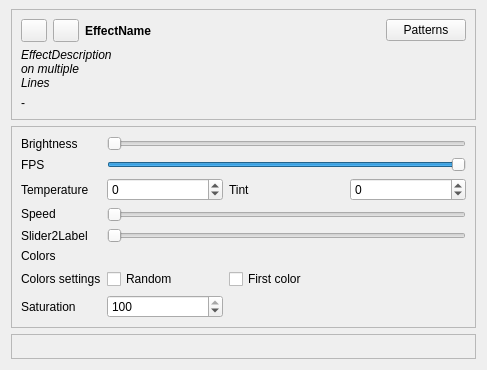
<?xml version="1.0" encoding="UTF-8"?>
<ui version="4.0">
 <class>OpenRGBEffectPage</class>
 <widget class="QWidget" name="OpenRGBEffectPage">
  <property name="geometry">
   <rect>
    <x>0</x>
    <y>0</y>
    <width>487</width>
    <height>370</height>
   </rect>
  </property>
  <property name="sizePolicy">
   <sizepolicy hsizetype="Expanding" vsizetype="Expanding">
    <horstretch>1</horstretch>
    <verstretch>1</verstretch>
   </sizepolicy>
  </property>
  <layout class="QVBoxLayout" name="verticalLayout" stretch="0,0,1">
   <property name="topMargin">
    <number>9</number>
   </property>
   <item>
    <widget class="QFrame" name="frame">
     <property name="sizePolicy">
      <sizepolicy hsizetype="Preferred" vsizetype="Maximum">
       <horstretch>0</horstretch>
       <verstretch>0</verstretch>
      </sizepolicy>
     </property>
     <property name="autoFillBackground">
      <bool>true</bool>
     </property>
     <property name="frameShape">
      <enum>QFrame::StyledPanel</enum>
     </property>
     <property name="frameShadow">
      <enum>QFrame::Raised</enum>
     </property>
     <layout class="QGridLayout" name="gridLayout_2" rowstretch="0,0,0" columnstretch="0,0,1,0">
      <item row="0" column="0">
       <widget class="QToolButton" name="preview">
        <property name="minimumSize">
         <size>
          <width>26</width>
          <height>0</height>
         </size>
        </property>
        <property name="maximumSize">
         <size>
          <width>26</width>
          <height>16777215</height>
         </size>
        </property>
        <property name="toolTip">
         <string>Preview</string>
        </property>
        <property name="text">
         <string/>
        </property>
       </widget>
      </item>
      <item row="0" column="1">
       <widget class="QToolButton" name="toggle_info">
        <property name="minimumSize">
         <size>
          <width>26</width>
          <height>0</height>
         </size>
        </property>
        <property name="maximumSize">
         <size>
          <width>26</width>
          <height>16777215</height>
         </size>
        </property>
        <property name="toolTip">
         <string>Expand/Collapse</string>
        </property>
        <property name="text">
         <string/>
        </property>
       </widget>
      </item>
      <item row="0" column="2">
       <widget class="QLabel" name="EffectName">
        <property name="sizePolicy">
         <sizepolicy hsizetype="Minimum" vsizetype="Preferred">
          <horstretch>0</horstretch>
          <verstretch>0</verstretch>
         </sizepolicy>
        </property>
        <property name="font">
         <font>
          <bold>true</bold>
         </font>
        </property>
        <property name="text">
         <string>EffectName</string>
        </property>
        <property name="alignment">
         <set>Qt::AlignLeading|Qt::AlignLeft|Qt::AlignVCenter</set>
        </property>
       </widget>
      </item>
      <item row="0" column="3">
       <widget class="QPushButton" name="main_menu">
        <property name="text">
         <string>Patterns</string>
        </property>
       </widget>
      </item>
      <item row="1" column="0" colspan="4">
       <widget class="QLabel" name="EffectDesciption">
        <property name="sizePolicy">
         <sizepolicy hsizetype="Expanding" vsizetype="Preferred">
          <horstretch>0</horstretch>
          <verstretch>0</verstretch>
         </sizepolicy>
        </property>
        <property name="font">
         <font>
          <italic>true</italic>
         </font>
        </property>
        <property name="text">
         <string>&lt;html&gt;&lt;head/&gt;&lt;body&gt;&lt;p&gt;EffectDescription &lt;br/&gt;on multiple&lt;br/&gt;Lines&lt;/p&gt;&lt;/body&gt;&lt;/html&gt;</string>
        </property>
        <property name="textFormat">
         <enum>Qt::RichText</enum>
        </property>
        <property name="alignment">
         <set>Qt::AlignLeading|Qt::AlignLeft|Qt::AlignVCenter</set>
        </property>
        <property name="openExternalLinks">
         <bool>true</bool>
        </property>
       </widget>
      </item>
      <item row="2" column="0" colspan="4">
       <widget class="QLabel" name="time_measure">
        <property name="text">
         <string>-</string>
        </property>
        <property name="alignment">
         <set>Qt::AlignLeading|Qt::AlignLeft|Qt::AlignVCenter</set>
        </property>
       </widget>
      </item>
     </layout>
    </widget>
   </item>
   <item>
    <widget class="QFrame" name="common_settings">
     <property name="sizePolicy">
      <sizepolicy hsizetype="Preferred" vsizetype="Maximum">
       <horstretch>0</horstretch>
       <verstretch>0</verstretch>
      </sizepolicy>
     </property>
     <property name="autoFillBackground">
      <bool>true</bool>
     </property>
     <property name="frameShape">
      <enum>QFrame::StyledPanel</enum>
     </property>
     <property name="frameShadow">
      <enum>QFrame::Sunken</enum>
     </property>
     <layout class="QGridLayout" name="gridLayout_4">
      <item row="0" column="0">
       <layout class="QGridLayout" name="gridLayout_3" columnstretch="0,0,0,0">
        <item row="7" column="0">
         <widget class="QLabel" name="ColorsLabel">
          <property name="text">
           <string>Colors</string>
          </property>
         </widget>
        </item>
        <item row="4" column="1">
         <widget class="QSpinBox" name="Temperature">
          <property name="minimum">
           <number>-100</number>
          </property>
          <property name="maximum">
           <number>100</number>
          </property>
         </widget>
        </item>
        <item row="3" column="0">
         <widget class="QLabel" name="FPS_label">
          <property name="text">
           <string>FPS</string>
          </property>
         </widget>
        </item>
        <item row="8" column="0">
         <widget class="QLabel" name="ColorsSettingsLabel">
          <property name="text">
           <string>Colors settings</string>
          </property>
         </widget>
        </item>
        <item row="2" column="0">
         <widget class="QLabel" name="BrightnessLAbel">
          <property name="text">
           <string>Brightness</string>
          </property>
         </widget>
        </item>
        <item row="5" column="0">
         <widget class="QLabel" name="SpeedLabel">
          <property name="sizePolicy">
           <sizepolicy hsizetype="Fixed" vsizetype="Fixed">
            <horstretch>0</horstretch>
            <verstretch>0</verstretch>
           </sizepolicy>
          </property>
          <property name="minimumSize">
           <size>
            <width>50</width>
            <height>0</height>
           </size>
          </property>
          <property name="text">
           <string>Speed</string>
          </property>
         </widget>
        </item>
        <item row="6" column="0">
         <widget class="QLabel" name="Slider2Label">
          <property name="sizePolicy">
           <sizepolicy hsizetype="Fixed" vsizetype="Preferred">
            <horstretch>0</horstretch>
            <verstretch>0</verstretch>
           </sizepolicy>
          </property>
          <property name="minimumSize">
           <size>
            <width>50</width>
            <height>0</height>
           </size>
          </property>
          <property name="text">
           <string>Slider2Label</string>
          </property>
         </widget>
        </item>
        <item row="8" column="1">
         <widget class="QCheckBox" name="RandomCheckbox">
          <property name="text">
           <string>Random</string>
          </property>
         </widget>
        </item>
        <item row="4" column="0">
         <widget class="QLabel" name="label">
          <property name="text">
           <string>Temperature</string>
          </property>
         </widget>
        </item>
        <item row="4" column="2">
         <widget class="QLabel" name="label_2">
          <property name="text">
           <string>Tint</string>
          </property>
         </widget>
        </item>
        <item row="4" column="3">
         <widget class="QSpinBox" name="Tint">
          <property name="minimum">
           <number>-100</number>
          </property>
          <property name="maximum">
           <number>100</number>
          </property>
         </widget>
        </item>
        <item row="2" column="1" colspan="3">
         <widget class="QTooltipedSlider" name="Brightness_slider">
          <property name="maximum">
           <number>100</number>
          </property>
          <property name="orientation">
           <enum>Qt::Horizontal</enum>
          </property>
         </widget>
        </item>
        <item row="3" column="1" colspan="3">
         <widget class="QTooltipedSlider" name="FPS_slider">
          <property name="minimum">
           <number>1</number>
          </property>
          <property name="maximum">
           <number>60</number>
          </property>
          <property name="value">
           <number>60</number>
          </property>
          <property name="orientation">
           <enum>Qt::Horizontal</enum>
          </property>
         </widget>
        </item>
        <item row="5" column="1" colspan="3">
         <widget class="QTooltipedSlider" name="SpeedSlider">
          <property name="enabled">
           <bool>true</bool>
          </property>
          <property name="sizePolicy">
           <sizepolicy hsizetype="Minimum" vsizetype="Fixed">
            <horstretch>0</horstretch>
            <verstretch>0</verstretch>
           </sizepolicy>
          </property>
          <property name="minimumSize">
           <size>
            <width>0</width>
            <height>0</height>
           </size>
          </property>
          <property name="orientation">
           <enum>Qt::Horizontal</enum>
          </property>
         </widget>
        </item>
        <item row="6" column="1" colspan="3">
         <widget class="QTooltipedSlider" name="Slider2">
          <property name="minimumSize">
           <size>
            <width>0</width>
            <height>0</height>
           </size>
          </property>
          <property name="maximumSize">
           <size>
            <width>16777215</width>
            <height>16777215</height>
           </size>
          </property>
          <property name="orientation">
           <enum>Qt::Horizontal</enum>
          </property>
         </widget>
        </item>
        <item row="7" column="1" colspan="3">
         <widget class="QFrame" name="Colors">
          <property name="styleSheet">
           <string notr="true">border: 0;</string>
          </property>
          <property name="frameShape">
           <enum>QFrame::StyledPanel</enum>
          </property>
          <property name="frameShadow">
           <enum>QFrame::Raised</enum>
          </property>
         </widget>
        </item>
        <item row="8" column="2">
         <widget class="QCheckBox" name="OnlyFirst">
          <property name="text">
           <string>First color</string>
          </property>
         </widget>
        </item>
        <item row="9" column="0">
         <widget class="QLabel" name="SaturationLabel">
          <property name="text">
           <string>Saturation</string>
          </property>
         </widget>
        </item>
        <item row="9" column="1">
         <widget class="QSpinBox" name="Saturation">
          <property name="minimum">
           <number>0</number>
          </property>
          <property name="maximum">
           <number>100</number>
          </property>
          <property name="value">
           <number>100</number>
          </property>
         </widget>
        </item>
       </layout>
      </item>
     </layout>
    </widget>
   </item>
   <item>
    <widget class="QFrame" name="extra_settings">
     <property name="sizePolicy">
      <sizepolicy hsizetype="Preferred" vsizetype="MinimumExpanding">
       <horstretch>0</horstretch>
       <verstretch>0</verstretch>
      </sizepolicy>
     </property>
     <property name="autoFillBackground">
      <bool>true</bool>
     </property>
     <property name="frameShape">
      <enum>QFrame::StyledPanel</enum>
     </property>
     <property name="frameShadow">
      <enum>QFrame::Sunken</enum>
     </property>
     <layout class="QGridLayout" name="gridLayout_5">
      <property name="leftMargin">
       <number>0</number>
      </property>
      <property name="topMargin">
       <number>0</number>
      </property>
      <property name="rightMargin">
       <number>0</number>
      </property>
      <property name="bottomMargin">
       <number>0</number>
      </property>
      <item row="0" column="0">
       <layout class="QGridLayout" name="ExtraOptions"/>
      </item>
     </layout>
    </widget>
   </item>
  </layout>
 </widget>
 <customwidgets>
  <customwidget>
   <class>QTooltipedSlider</class>
   <extends>QSlider</extends>
   <header location="global">QTooltipedSlider.h</header>
  </customwidget>
 </customwidgets>
 <resources/>
 <connections/>
</ui>
